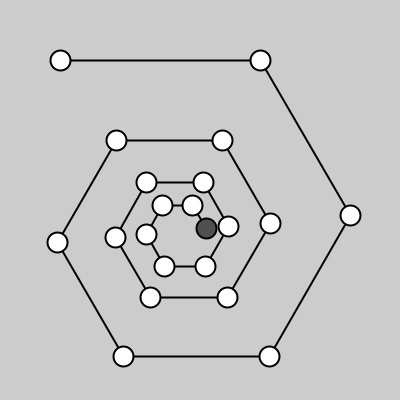
Frame 1 (no input)
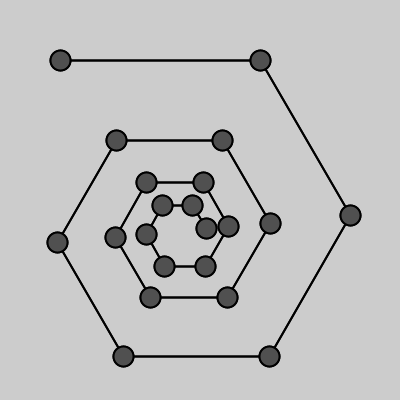
Frame 2 (the mouse pressed at the canvas centre, redrawn once)

The Processing sketch that drew these frames (run headless with seeded random() and noise(); the mouse was pressed at the canvas centre and the sketch redrawn once):

// Processing sketch: sk_recursive_spiral_circle
// ── sk_recursive_spiral_circle.pde
void setup()
{
  size(400, 400);
  noLoop();  // アニメーションしない
}

void draw()
{
  stroke(0);
  strokeWeight(2);
  drawSpiral( 60, 60, 200, 0, 20 ); // 最初の再帰呼び出し
}

/**
  再帰関数：線を再帰的に短くし，回転させながら始点に円を描画する．
*/
void drawSpiral( float fBeginX, float fBeginY, float fLength, float fRot, int iLevel )
{
  if ( iLevel > 0 )  // 再帰の継続条件
  {
    // 線の終点
    float fEndX = fBeginX + cos( radians( fRot ) ) * fLength;
    float fEndY = fBeginY + sin( radians( fRot ) ) * fLength;
    
    line( fBeginX, fBeginY, fEndX, fEndY ); // 線を描画
    circle( fBeginX, fBeginY, 20 );         // 始点の上に円を描画
    
    drawSpiral( fEndX, fEndY, fLength * 0.9, fRot + 60, iLevel - 1 ); // 再帰呼び出し
  }
  else
  {
    // 再帰の終了時に終端に円を描画
    fill( 80 );
    circle( fBeginX, fBeginY, 20 );
  }
}
